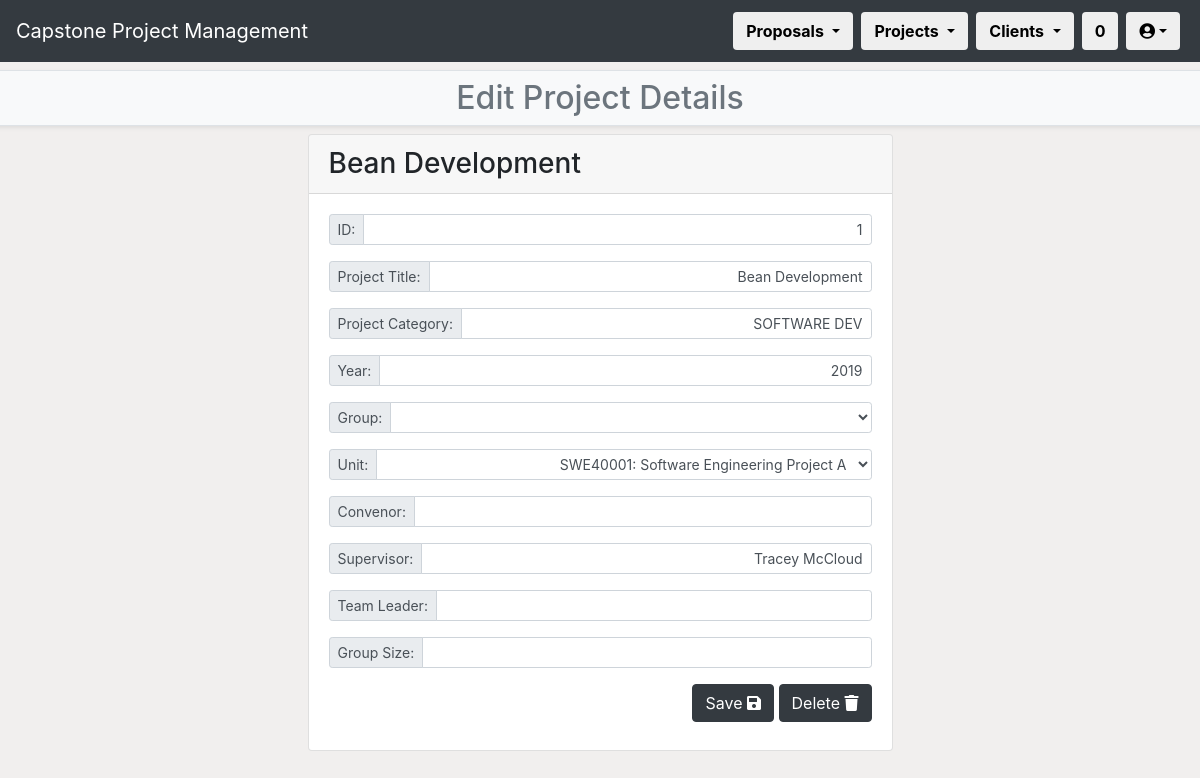
The app's page /CPPMS/project/project_list/project_detail/project_edit/1 (signed in) with its own data.
### CPPMS/models.py (models this page shows, shortened)
class Project(models.Model):
    title = models.CharField(max_length=128, default="", unique=True)
    created_at = models.DateTimeField(auto_now_add=True)
    updated_at = models.DateTimeField(auto_now=True)
    category = models.CharField(max_length=128, default="")
    year = models.IntegerField(default="0000")
    completed = models.BooleanField(default=0)
    pass
    unit = models.ForeignKey(
        Unit,
        models.SET_NULL,
        blank=True,
        null=True
    )
    proposal = models.ForeignKey(
        Proposal,
        on_delete=models.CASCADE,
        blank=True,
        null=True
    )
    internal_supervisor = models.ForeignKey(
        Internal_Supervisor,
        models.SET_NULL,
        blank=True,
        null=True
    )
    group = models.ForeignKey(
        Group,
        models.SET_NULL,
        blank=True,
        null=True
    )

class Internal_Supervisor(models.Model):
    name = models.CharField(max_length=128, default="")
    created_at = models.DateTimeField(auto_now_add=True)
    updated_at = models.DateTimeField(auto_now=True)
    email = models.CharField(max_length=255, default="")
    phone = models.CharField(max_length=10, default="00000000", unique=True)
    title = models.CharField(max_length=255, default="N/A")
    department = models.ForeignKey(
        Department,
        models.SET_NULL,
        blank=True,
        null=True
    )
    pass
    def __str__(self):
        return self.name

### CPPMS/views.py (the view, shortened to what this page needs)
@login_required(login_url="/CPPMS/login/")
def project_edit(request, pk=None):
    username = request.user.first_name + " " + request.user.last_name
    project_detail = get_object_or_404(Project, pk=pk)
    units = Unit.objects.all()
    groups = Group.objects.all()
    count()
    return render(
        request,
        "project_edit.html",
        {
            "count": count,
            "project_detail": project_detail,
            "units": units,
            "groups": groups,
            "username": username
        }
    )

### CPPMS/models.py (called while the page is built)
    def __str__(self):
        return self.unit_code

    def full(self):
        return self.unit_code + ": " + self.title

### CPPMS/views.py (called while the page is built)
def count():
    count = []
    count_web = Incoming_Proposal.proposals.all().count()
    count_word = Upload_Proposal.objects.all().count()
    count_all = count_web + count_word
    count = [count_web, count_word, count_all]
    return count

### CPPMS/templates/project_edit.html (shortened to what this page needs)
{% extends "project.html" %}
{% block sub-page_content %}
{% if not messages %}
<h2>Edit Project Details</h2>
{% else %}
<h2>Edit Project Details</h2>
{% for message in messages %}<li>{{ message }}</li>{% endfor %}
{% endif %}
{% endblock %}
{% block page_detail_content %}
<form method="POST">
    <div class="row mb-2">
        <div class="col-lg-1"></div>
        <div class="col-md-1"></div>
        <div class="col-sm-1"></div>
        <div class="col">
            <div class="card">
                <h3 class="card-header">{{ project_detail.title }}</h3>
                <div class="card-body">
                    <div class="row mb-2">
                        <div class="col">
                            <div class="input-group input-group-sm mb-2">
                                <div class="input-group-prepend">
                                    <span class="input-group-text" id="inputID">ID:</span>
                                </div>
                                <input type="text" class="form-control" aria-label="pk" aria-describedby="inputID" style="text-align:right;" name="pk" value="{{ project_detail.pk }}" />
                            </div>
                        </div>
                    </div>
                    <div class="row mb-2">
                        <div class="col">
                            <div class="input-group input-group-sm mb-2">
                                <div class="input-group-prepend">
                                    <span class="input-group-text" id="inputTitle">Project Title:</span>
                                </div>
                                <input type="text" class="form-control" aria-label="title" aria-describedby="inputTitle" style="text-align:right;" name="title" value="{{ project_detail.title }}" />
                            </div>
                        </div>
                    </div>
                    <div class="row mb-2">
                        <div class="col">
                            <div class="input-group input-group-sm mb-2">
                                <div class="input-group-prepend">
                                    <span class="input-group-text" id="inputCategory">Project Category:</span>
                                </div>
                                <input type="text" class="form-control" aria-label="category" aria-describedby="inputCategory" style="text-align:right;" name="category" value="{{ project_detail.category }}" />
                            </div>
                        </div>
                    </div>
                    <div class="row mb-2">
                        <div class="col">
                            <div class="input-group input-group-sm mb-2">
                                <div class="input-group-prepend">
                                    <span class="input-group-text" id="inputYear">Year:</span>
                                </div>
                                <input type="text" class="form-control" aria-label="year" aria-describedby="inputYear" style="text-align:right;" name="year" value="{{ project_detail.year }}" />
                            </div>
                        </div>
                    </div>
                    <div class="row mb-2">
                        <div class="col">
                            <div class="input-group input-group-sm mb-2">
                                <div class="input-group-prepend">
                                    <span class="input-group-text" id="inputGroup">Group:</span>
                                </div>
                                <select class="form-control" aria-label="group" aria-describedby="inputGroup" style="text-align:right;" name="group" value="{{ project_detail.group }}">
                                </select>
                            </div>
                        </div>
                    </div>
                    <div class="row mb-2">
                        <div class="col">
                            <div class="input-group input-group-sm mb-2">
                                <div class="input-group-prepend">
                                    <span class="input-group-text" id="inputUnit">Unit:</span>
                                </div>
                                <select class="form-control" aria-label="unit" aria-describedby="inputUnit" style="text-align:right;" name="unit" value="{{ project_detail.unit }}">
                                    {% for unit in units %}
                                    <option value={{ unit.full }}> {{ unit.full }}
                                        {% endfor %}
                                    </option>
                                </select>
                            </div>
                        </div>
                    </div>
                    <div class="row mb-2">
                        <div class="col">
                            <div class="input-group input-group-sm mb-2">
                                <div class="input-group-prepend">
                                    <span class="input-group-text" id="inputConvenor">Convenor:</span>
                                </div>
                                <input type="text" class="form-control" aria-label="convenor" aria-describedby="inputConvenor" style="text-align:right;" name="convenor" value="{{ project_detail.convenor }}" />
                            </div>
                        </div>
                    </div>
                    <div class="row mb-2">
                        <div class="col">
                            <div class="input-group input-group-sm mb-2">
                                <div class="input-group-prepend">
                                    <span class="input-group-text" id="inputIntSuper">Supervisor:</span>
                                </div>
                                <input type="text" class="form-control" aria-label="internal_supervisor" aria-describedby="inputIntSuper" style="text-align:right;" name="internal_supervisor" value="{{ project_detail.internal_supervisor }}" />
                            </div>
                        </div>
                    </div>
                    <div class="row mb-2">
                        <div class="col">
                            <div class="input-group input-group-sm mb-2">
                                <div class="input-group-prepend">
                                    <span class="input-group-text" id="inputTeamLead">Team Leader:</span>
                                </div>
                                <input type="text" class="form-control" aria-label="teamleader" aria-describedby="inputTeamLead" style="text-align:right;" name="teamleader" value="{{ project_detail.teamleader }}" />
                            </div>
                        </div>
                    </div>
                    <div class="row mb-2">
                        <div class="col">
                            <div class="input-group input-group-sm mb-2">
                                <div class="input-group-prepend">
                                    <span class="input-group-text" id="inputGroupSize">Group Size:</span>
                                </div>
                                <input type="text" class="form-control" aria-label="groupsize" aria-describedby="inputGroupSize" style="text-align:right;" name="groupsize" value="{{ project_detail.groupsize }}" />
                            </div>
                        </div>
                    </div>
                    <div class="row mb-2">
                        <div class="col text-right text-light">
                            <button class="btn btn-dark" type="submit" role="button" name="save" value="save" data-toggle="tooltip" title="Save '{{ project_detail.title }}'">Save <i class="fa fa-save"></i></button>
                            <button class="btn btn-dark" type="button" name="delete" role="button" data-target="#deleteModal" data-toggle="modal" title="Delete '{{ project_detail.title }}'">Delete <i class="fa fa-trash"></i></button>
                        </div>
                    </div>
                </div>
            </div>
        </div>
        <div class="col-sm-1"></div>
        <div class="col-md-1"></div>
        <div class="col-lg-1"></div>
    </div>
</form>
{% endblock %}

### records on screen
Project: title "Bean Development", pk "1", category "SOFTWARE DEV", year "2019", internal_supervisor "Tracey McCloud"

### other values on screen
{{ count.2 }} "0"
form field unit "SWE40001: Software Engineering Project A"
